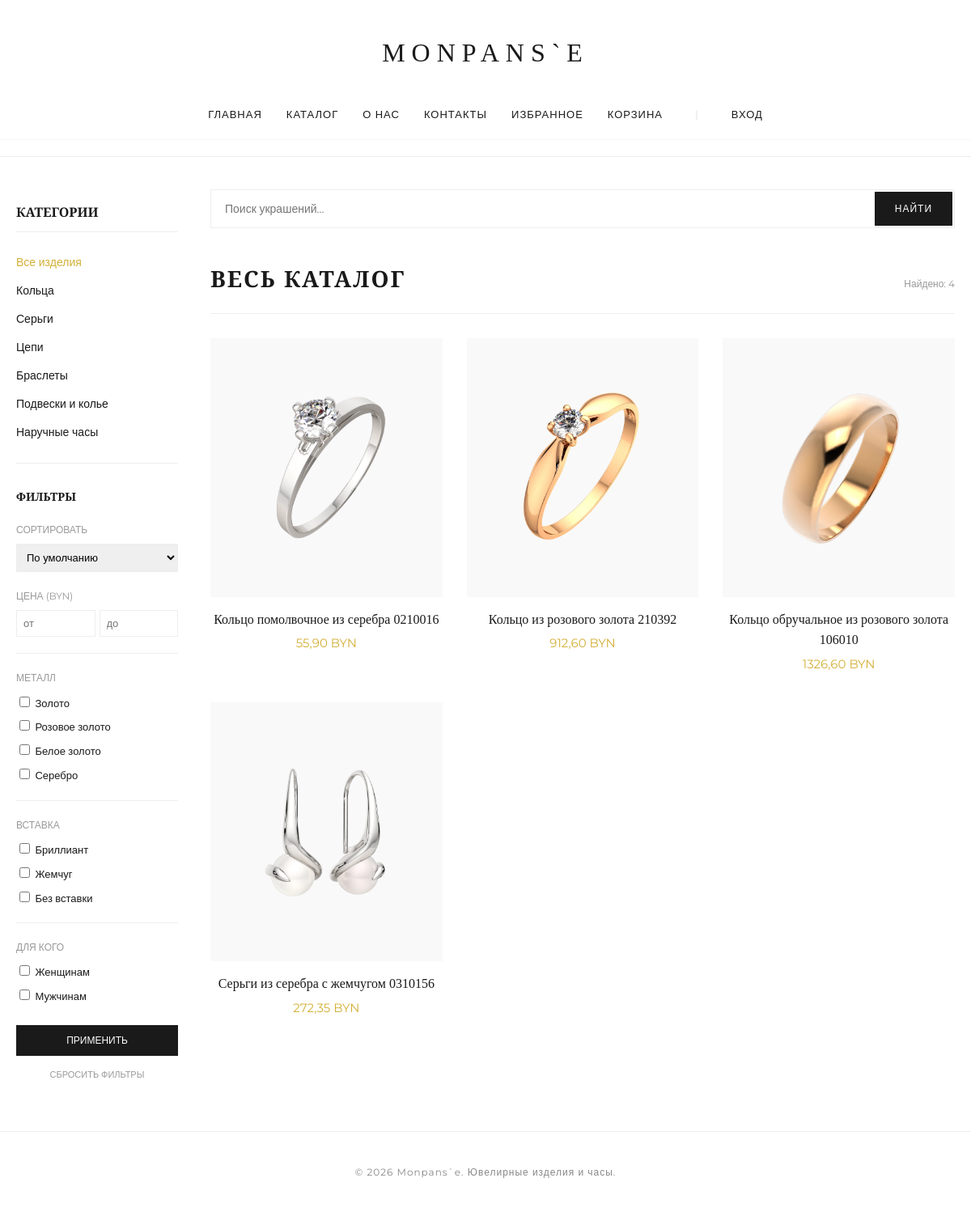
Page /catalog/ on the committed database.
### shop/models.py (models this page shows, shortened)
class Category(models.Model):
    name = models.CharField(max_length=100, verbose_name="Название категории")
    slug = models.SlugField(max_length=100, unique=True, null=True, blank=True)
    class Meta:
        verbose_name = "Категория"
        verbose_name_plural = "Категории"

class Product(models.Model):
    MATERIAL_CHOICES = [
        ('gold', 'Золото'),
        ('rose gold', 'Розовое золото'),
        ('white gold', 'Белое золото'),
        ('silver', 'Серебро'),
        ('platinum', 'Платина'),
    ]
    INSERT_CHOICES = [
        ('diamond', 'Бриллиант'),
        ('emerald', 'Изумруд'),
        ('pearl', 'Жемчуг'),
        ('none', 'Без вставки'),
    ]
    GENDER_CHOICES = [
        ('women', 'Женщинам'),
        ('men', 'Мужчинам'),
        ('unisex', 'Унисекс'),
    ]
    category = models.ForeignKey(Category, on_delete=models.CASCADE, related_name='products', verbose_name="Категория")
    title = models.CharField(max_length=255, verbose_name="Название изделия")
    description = models.TextField(verbose_name="Описание")
    base_price = models.DecimalField(max_digits=10, decimal_places=2, verbose_name="Базовая цена")
    material = models.CharField(max_length=30, choices=MATERIAL_CHOICES, blank=True, null=True, verbose_name="Материал")
    insertion = models.CharField(max_length=30, choices=INSERT_CHOICES, blank=True, null=True, verbose_name="Вставка")
    gender = models.CharField(max_length=10, choices=GENDER_CHOICES, default='women', verbose_name="Для кого")
    sample = models.IntegerField(verbose_name="Проба")
    image = models.ImageField(upload_to='products/', null=True, blank=True, verbose_name="Изображение")
    class Meta:
        verbose_name = "Изделие"
        verbose_name_plural = "Изделия"

### shop/views.py (the view)
# urls.py: path('catalog/', views.catalog, name='catalog'),
def catalog(request, category_slug=None):
    category = None
    categories = Category.objects.all()
    products = Product.objects.all()
    query = request.GET.get('q')
    if query:
        products = products.filter(title__iregex=query)
    if category_slug:
        category = get_object_or_404(Category, slug=category_slug)
        products = products.filter(category=category)
    selected_materials = request.GET.getlist('materials')
    selected_inserts = request.GET.getlist('inserts')
    selected_genders = request.GET.getlist('genders')
    if selected_materials:
        products = products.filter(material__in=selected_materials)
    if selected_inserts:
        products = products.filter(insertion__in=selected_inserts)
    if selected_genders:
        products = products.filter(gender__in=selected_genders)
    min_price = request.GET.get('min_price')
    max_price = request.GET.get('max_price')
    if min_price: products = products.filter(base_price__gte=min_price)
    if max_price: products = products.filter(base_price__lte=max_price)
    sort = request.GET.get('sort')
    if sort == 'price_asc':
        products = products.order_by('base_price')
    elif sort == 'price_desc':
        products = products.order_by('-base_price')
    return render(request, 'shop/catalog.html', {
        'category': category,
        'categories': categories,
        'products': products,
        'query': query,
        'selected_materials': selected_materials,
        'selected_inserts': selected_inserts,
        'selected_genders': selected_genders,
        'sort': sort,
        'min_price': min_price,
        'max_price': max_price
    })

### shop/templates/shop/catalog.html (shortened to what this page needs)
{% extends 'shop/base.html' %}
{% block content %}
<div style="display: flex; gap: 40px; margin-top: 40px;">
    <aside style="width: 200px; flex-shrink: 0;">
        <h3 style="font-family: 'Playfair Display', serif; text-transform: uppercase; font-size: 16px; border-bottom: 1px solid #eee; padding-bottom: 10px;">Категории</h3>
        <ul style="list-style: none; padding: 0; margin-top: 20px; font-size: 14px; line-height: 2.5; border-bottom: 1px solid #eee; padding-bottom: 20px;">
            <li>
                <a href="{% url 'catalog' %}" style="text-decoration: none; color: {% if not category %}#d4af37{% else %}#1a1a1a{% endif %};">Все изделия</a>
            </li>
            {% for cat in categories %}
            <li>
                <a href="{% url 'category_filter' cat.slug %}" style="text-decoration: none; color: {% if category.id == cat.id %}#d4af37{% else %}#1a1a1a{% endif %};">
                    {{ cat.name }}
                </a>
            </li>
            {% endfor %}
        </ul>
        <form method="get" action="{% url 'catalog' %}" style="margin-top: 30px;">
            <h3 style="font-family: 'Playfair Display', serif; text-transform: uppercase; font-size: 14px; margin-bottom: 20px;">Фильтры</h3>
            <div style="margin-bottom: 20px;">
                <label style="display: block; font-size: 12px; color: #999; margin-bottom: 8px; text-transform: uppercase;">Сортировать</label>
                <select name="sort" onchange="this.form.submit()" style="width: 100%; padding: 8px; border: 1px solid #eee; font-size: 13px;">
                    <option value="">По умолчанию</option>
                </select>
            </div>
            <div style="margin-bottom: 20px; border-bottom: 1px solid #eee; padding-bottom: 20px;">
                <label style="display: block; font-size: 12px; color: #999; margin-bottom: 8px; text-transform: uppercase;">Цена (BYN)</label>
                <div style="display: flex; gap: 5px;">
                    <input type="number" name="min_price" value="{{ min_price|default:'' }}" placeholder="от" style="width: 50%; padding: 8px; border: 1px solid #eee; font-size: 13px;">
                    <input type="number" name="max_price" value="{{ max_price|default:'' }}" placeholder="до" style="width: 50%; padding: 8px; border: 1px solid #eee; font-size: 13px;">
                </div>
            </div>
            <div style="margin-bottom: 20px; border-bottom: 1px solid #eee; padding-bottom: 20px;">
                <label style="display: block; font-size: 12px; color: #999; margin-bottom: 10px; text-transform: uppercase;">Металл</label>
                <div style="display: flex; flex-direction: column; gap: 8px; font-size: 13px;">
                    <label style="cursor: pointer;"><input type="checkbox" name="materials" value="gold" {% if 'gold' in selected_materials %}checked{% endif %} onchange="this.form.submit()"> Золото</label>
                    <label style="cursor: pointer;"><input type="checkbox" name="materials" value="rose gold" {% if 'rose gold' in selected_materials %}checked{% endif %} onchange="this.form.submit()"> Розовое золото</label>
                    <label style="cursor: pointer;"><input type="checkbox" name="materials" value="white gold" {% if 'white gold' in selected_materials %}checked{% endif %} onchange="this.form.submit()"> Белое золото</label>
                    <label style="cursor: pointer;"><input type="checkbox" name="materials" value="silver" {% if 'silver' in selected_materials %}checked{% endif %} onchange="this.form.submit()"> Серебро</label>
                </div>
            </div>
            <div style="margin-bottom: 20px; border-bottom: 1px solid #eee; padding-bottom: 20px;">
                <label style="display: block; font-size: 12px; color: #999; margin-bottom: 10px; text-transform: uppercase;">Вставка</label>
                <div style="display: flex; flex-direction: column; gap: 8px; font-size: 13px;">
                    <label style="cursor: pointer;"><input type="checkbox" name="inserts" value="diamond" {% if 'diamond' in selected_inserts %}checked{% endif %} onchange="this.form.submit()"> Бриллиант</label>
                    <label style="cursor: pointer;"><input type="checkbox" name="inserts" value="pearl" {% if 'pearl' in selected_inserts %}checked{% endif %} onchange="this.form.submit()"> Жемчуг</label>
                    <label style="cursor: pointer;"><input type="checkbox" name="inserts" value="none" {% if 'none' in selected_inserts %}checked{% endif %} onchange="this.form.submit()"> Без вставки</label>
                </div>
            </div>
            <div style="margin-bottom: 25px;">
                <label style="display: block; font-size: 12px; color: #999; margin-bottom: 10px; text-transform: uppercase;">Для кого</label>
                <div style="display: flex; flex-direction: column; gap: 8px; font-size: 13px;">
                    <label style="cursor: pointer;"><input type="checkbox" name="genders" value="women" {% if 'women' in selected_genders %}checked{% endif %} onchange="this.form.submit()"> Женщинам</label>
                    <label style="cursor: pointer;"><input type="checkbox" name="genders" value="men" {% if 'men' in selected_genders %}checked{% endif %} onchange="this.form.submit()"> Мужчинам</label>
                </div>
            </div>
            <button type="submit" style="width: 100%; padding: 12px; background: #1a1a1a; color: #fff; border: none; font-size: 12px; text-transform: uppercase; cursor: pointer;">
                Применить
            </button>
            <a href="{% if category %}{% url 'category_filter' category.slug %}{% else %}{% url 'catalog' %}{% endif %}"
               style="display: block; text-align: center; margin-top: 15px; font-size: 11px; color: #999; text-decoration: none; text-transform: uppercase;">
               Сбросить фильтры
            </a>
        </form>
    </aside>
    <section style="flex-grow: 1;">
    <div style="margin-bottom: 20px;">
        <form method="get" action="{% url 'catalog' %}" style="display: flex; border: 1px solid #eee; padding: 2px;">
            <input type="text" name="q" value="{{ query|default:'' }}" placeholder="Поиск украшений..."
                   style="flex-grow: 1; border: none; padding: 12px 15px; font-size: 14px; outline: none; font-family: 'Montserrat', sans-serif;">
            <button type="submit" style="background: #1a1a1a; color: #fff; border: none; padding: 0 25px; cursor: pointer; text-transform: uppercase; font-size: 12px; letter-spacing: 1px;">
                Найти
            </button>
        </form>
    </div>
    <header style="margin-bottom: 30px; display: flex; justify-content: space-between; align-items: baseline;">
        <h2 style="font-family: 'Playfair Display', serif; font-size: 28px; margin: 0;">
            {% if query %}
                Результаты поиска: «{{ query }}»
            {% elif category %}
                {{ category.name }}
            {% else %}
                Весь каталог
            {% endif %}
        </h2>
        <span style="font-size: 12px; color: #999;">Найдено: {{ products.count }}</span>
    </header>
    <div style="display: grid; grid-template-columns: repeat(auto-fill, minmax(220px, 1fr)); gap: 30px;">
        {% for product in products %}
        <div class="product-card">
            <a href="{% url 'product_detail' product.id %}" style="text-decoration: none; color: inherit;">
                <div style="background: #f9f9f9; height: 280px; display: flex; align-items: center; justify-content: center; padding: 20px; margin-bottom: 15px;">
                    {% if product.image %}
                        <img src="{{ product.image.url }}" style="max-width: 100%; max-height: 100%; object-fit: contain;">
                    {% else %}
                        <span style="color: #ccc; font-family: 'Playfair Display';">Monpans`e</span>
                    {% endif %}
                </div>
                <h4 style="font-family: 'Playfair Display', serif; font-size: 16px; margin: 0; font-weight: 400;">{{ product.title }}</h4>
                <p style="color: #d4af37; font-size: 15px; margin: 5px 0;">{{ product.base_price }} BYN</p>
            </a>
        </div>
        {% empty %}
        <p style="grid-column: 1/-1; text-align: center; color: #999; padding: 100px 0;">К сожалению, ничего не нашлось.</p>
        {% endfor %}
    </div>
</section>
</div>
{% endblock %}

### shop/static/shop/style.css (style rules this page uses)
:root { --gold: #d4af37; --dark: #1a1a1a; --light-grey: #f9f9f9; --border: #eeeeee; }
body { font-family: 'Montserrat', sans-serif; margin: 0; color: var(--dark); line-height: 1.6; }
h1, h2, .logo { font-family: 'Century Gothic', serif; text-transform: uppercase; letter-spacing: 2px; }
header { border-bottom: 1px solid var(--border); padding: 20px 0; text-align: center; }
.product-card { text-align: center; transition: 0.3s; }
.product-card img { width: 100%; height: auto; background: var(--light-grey); }

### rows in the picture
Category: name "Кольца"
Category: name "Серьги"
Category: name "Цепи"
Category: name "Браслеты"
Category: name "Подвески и колье"
Category: name "Наручные часы"
Product: image (picture), title "Кольцо помолвочное из серебра 0210016", base_price "55,90"
Product: image (picture), title "Кольцо из розового золота 210392", base_price "912,60"
Product: image (picture), title "Кольцо обручальное из розового золота 106010", base_price "1326,60"
Product: image (picture), title "Серьги из серебра с жемчугом 0310156", base_price "272,35"

### other values in the picture
{{ products.count }} "4"
